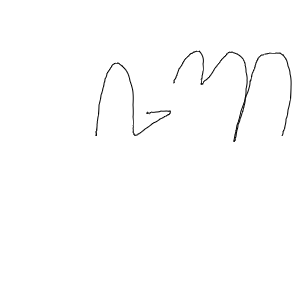
#> input picture data/aksarajawa-hanacaraka/ba/4693373627497522149_base64_45.png, 306 x 300 px, found by its file name; its folder holds only this picture in this run
$ python augment_dataset.py
#> lines starting #> are read from the running program, lines starting #| are printed output that depends on the picture

import os
import random
from PIL import Image, ImageEnhance

# --- Konfigurasi ---
input_dataset_path = 'E:/BACKUP DRIVE D/Kerjaan/AI Engineering/akseoro/data/aksarajawa-hanacaraka'
output_dataset_path = 'E:/BACKUP DRIVE D/Kerjaan/AI Engineering/akseoro/data/aksarajawa-hanacaraka_augmented'
num_augmentations_per_image = 5 # Jumlah versi augmentasi yang akan dibuat untuk setiap gambar asli

# --- Fungsi Augmentasi ---
def apply_augmentations(image):
    # Rotasi acak (sudut kecil)
    angle = random.uniform(-10, 10)
    image = image.rotate(angle, expand=False, fillcolor=(255, 255, 255)) # fill with white for background

    # Zoom acak
    zoom_factor = random.uniform(0.9, 1.1)
    width, height = image.size
    new_width, new_height = int(width * zoom_factor), int(height * zoom_factor)
    image = image.resize((new_width, new_height), Image.LANCZOS)
    # Crop atau pad kembali ke ukuran asli
    if zoom_factor > 1.0:
        left = (new_width - width) / 2
        top = (new_height - height) / 2
        right = (new_width + width) / 2
        bottom = (new_height + height) / 2
        image = image.crop((left, top, right, bottom))
    else:
        # Pad with white if zoomed out
        new_image = Image.new("RGB", (width, height), (255, 255, 255))
        new_image.paste(image, ((width - new_width) // 2, (height - new_height) // 2))
        image = new_image

    # Kecerahan acak
    brightness_factor = random.uniform(0.8, 1.2)
    enhancer = ImageEnhance.Brightness(image)
    image = enhancer.enhance(brightness_factor)

    # Kontras acak
    contrast_factor = random.uniform(0.8, 1.2)
    enhancer = ImageEnhance.Contrast(image)
    image = enhancer.enhance(contrast_factor)

    # Pergeseran acak (translation)
    max_shift = 10 # Maksimal 10 piksel pergeseran
    x_shift = random.randint(-max_shift, max_shift)
    y_shift = random.randint(-max_shift, max_shift)
    image = image.transform(image.size, Image.AFFINE, (1, 0, x_shift, 0, 1, y_shift), fillcolor=(255, 255, 255))

    return image

# --- Proses Augmentasi Dataset ---
print(f"Memulai augmentasi dataset dari: {input_dataset_path}")
print(f"Hasil augmentasi akan disimpan di: {output_dataset_path}")

# Buat direktori output jika belum ada
os.makedirs(output_dataset_path, exist_ok=True)

# Iterasi melalui setiap subdirektori (kelas) di dataset input
for class_name in os.listdir(input_dataset_path):
    class_input_path = os.path.join(input_dataset_path, class_name)
    class_output_path = os.path.join(output_dataset_path, class_name)

    # Pastikan itu adalah direktori kelas
    if os.path.isdir(class_input_path):
        os.makedirs(class_output_path, exist_ok=True)
        print(f"Memproses kelas: {class_name}")

        # Iterasi melalui setiap gambar di direktori kelas
        for image_name in os.listdir(class_input_path):
            if image_name.lower().endswith(('.png', '.jpg', '.jpeg', '.gif', '.bmp')):
                original_image_path = os.path.join(class_input_path, image_name)
                try:
                    original_image = Image.open(original_image_path).convert("RGB")

                    # Simpan gambar asli ke direktori output augmented
                    original_image.save(os.path.join(class_output_path, f"original_{image_name}"))

                    # Buat dan simpan versi augmentasi
                    for i in range(num_augmentations_per_image):
                        augmented_image = apply_augmentations(original_image)
                        augmented_image_name = f"aug_{i}_{image_name}"
                        augmented_image.save(os.path.join(class_output_path, augmented_image_name))
#> this loop made 5 passes
#> pass 1, in apply_augmentations, `image = image.rotate(angle, expand=False, fillcolor=(255, 255, 255))`:
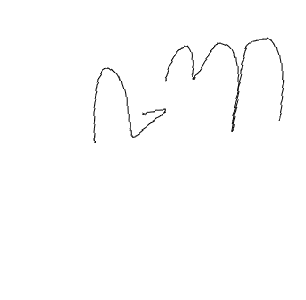
#> image: PIL image 306x300 RGB; min 0, max 255, mean 253.2
#> pass 1, in apply_augmentations, `image = image.crop((left, top, right, bottom))`:
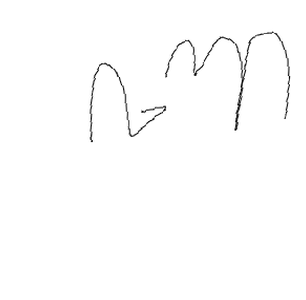
#> image: PIL image 306x300 RGB; min 0, max 255, mean 252.9
#> after the loop:
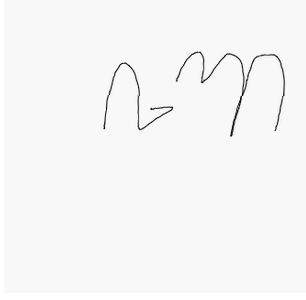
#> augmented_image: PIL image 306x300 RGB; min 0, max 255, mean 246.6
                except Exception as e:
                    print(f"Gagal memproses gambar {original_image_path}: {e}")
#> pass 2 of the loop `for class_name in os.listdir(input_dataset_path):`:
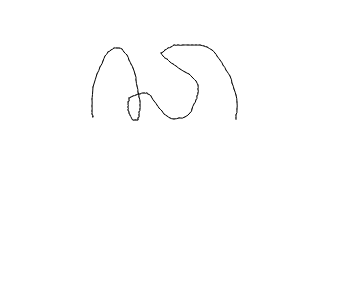
#> input picture data/aksarajawa-hanacaraka/ca/4693421904372834875_base64_12.png, 353 x 300 px, found by its file name
#> original_image: PIL image 353x300 RGB
#> the loop `for i in range(num_augmentations_per_image):` made 5 passes
#> augmented_image_name on passes 1 to 5: 'aug_0_4693421904372834875_base64_12.png', 'aug_1_4693421904372834875_base64_12.png', 'aug_2_4693421904372834875_base64_12.png', 'aug_3_4693421904372834875_base64_12.png', 'aug_4_4693421904372834875_base64_12.png'
#> pass 1, in apply_augmentations (call 6), `image = enhancer.enhance(brightness_factor)`:
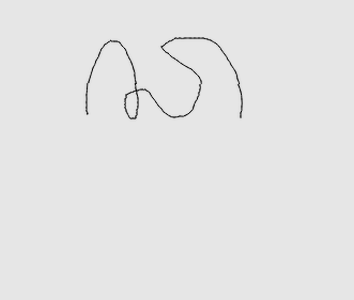
#> image: PIL image 354x300 RGB; min 3, max 230, mean 228.8

print("\nProses augmentasi dataset selesai.")
